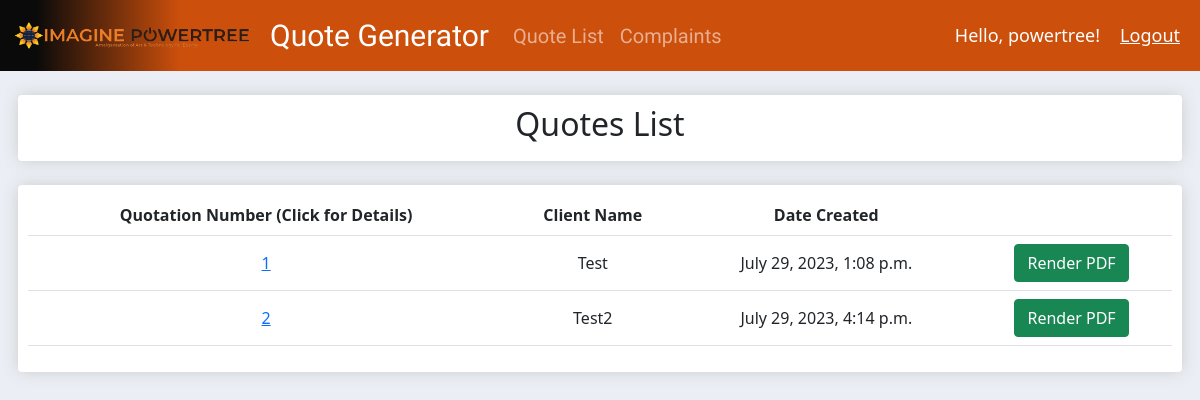
Page /quotelist/ (signed in) on the earlier database version.
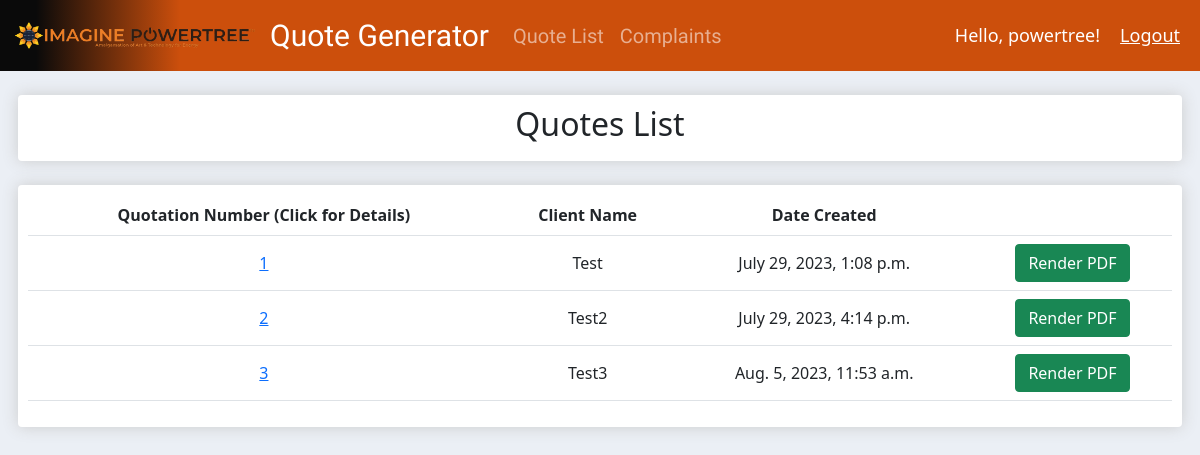
Same page on the later database version.
### quoteform/models.py (models this page shows, shortened)
class QuoteDetails(models.Model):
    TREESYSTEMS = (
        ('Solar Rooftop System', 'Solar Rooftop System'),
        ('Solar Gazebo System', 'Solar Gazebo System'),
        ('Solar Hybrid System', 'Solar Hybrid System'),
    )
    MODULES = (
        ('Mono Bifacial - 330/335/340W', 'Mono Bifacial - 330/335/340W'),
        ('Mono Perc - 535/540/545W', 'Mono Perc - 535/540/545W'),
        ('Poly Crystalline - 535/540/545W', 'Poly Crystalline - 535/540/545W'),
    )
    PANELS = (
        ('Rayzon', 'Rayzon'),
        ('Adani', 'Adani'),
        ('Goldi', 'Goldi'),
        ('Waree', 'Waree'),
        ('Pahal', 'Pahal'),
    )
    INVERTERS = (
        ('KSolare', 'KSolare'),
        ('Solaryaan', 'Solaryaan'),
        ('Solis', 'Solis'),
        ('Polycab', 'Polycab'),
        ('Sofar', 'Sofar'),
        ('Sungrow', 'Sungrow'),
        ('GrowWATT', 'GrowWATT'),
    )
    name = models.CharField(max_length = 500, null = True)
    whatsapp = models.CharField(max_length = 15, null = True)
    location = models.CharField(max_length = 100, null = True)
    email = models.CharField(max_length = 100, null = True, blank = True)
    treesystem = models.TextField(max_length = 50, choices = TREESYSTEMS, default = 'Choose Tree System...')
    capacity = models.IntegerField(null = True)
    module = models.TextField(max_length = 50, choices = MODULES, default = 'Choose Module...')
    panel = MultiSelectField(choices = PANELS, max_choices = 4, max_length = 100)
    inverter = MultiSelectField(choices = INVERTERS, max_choices = 7, max_length = 100)
    price = models.FloatField(null = True)
    discount = models.IntegerField(default = 0, null = True, blank = True)
    additional = models.FloatField(default = 0, null = True, blank = True)
    revision = models.FloatField(null = True)
    created_date = models.DateTimeField(default = timezone.now, null = True)
    revision_date = models.DateTimeField(auto_now_add = True, null = True)

### quoteform/views.py (the view)
# urls.py: path('quotelist/', views.quoteList, name = "quotelist"),
@login_required(login_url = 'login')
def quoteList(request):
    quotes = QuoteDetails.objects.all().order_by('created_date')
    context = {'quotes': quotes}
    return render(request, 'quoteform/quotelist.html', context)

### quoteform/templates/quoteform/quotelist.html
{% extends 'quoteform/base.html' %}
{% block content %}
{% load static %}
{% include 'quoteform/navbar.html' %}
<br>
<div class="row" style="margin-left: 0.5%; margin-right: 0.5%;">
    <div class="col-lg-12">
        <div class="box-element">
            <h2 style="text-align: center;">Quotes List</h2>
        </div>
        <br>
        <div class="box-element" style="text-align: center;">
            <table class="table align-middle">
                <tbody>
                    <tr>
                        <th>Quotation Number (Click for Details)</th>
                        <th>Client Name</th>
                        <th>Date Created</th>
                        <th></th>
                    </tr>
                    {% for quote in quotes %}
                    <tr>
                        <td><a href="{% url 'quotedetail' pk=quote.pk %}">{{quote.id}}</a></td>
                        <td>{{quote.name}}</td>
                        <td>{{quote.created_date}}</td>
                        <td><a style="text-decoration: none; color: white;" href="{% url 'renderpdf' pk=quote.pk %}"><button class="btn btn-success">Render PDF</button></a></td>
                    </tr>
                    {% endfor %}
                </tbody>
            </table>
        </div>
    </div>
</div>
{% endblock %}

Differences in the rows shown:
added QuoteDetails: id "3", name "Test3", created_date "Aug. 5, 2023, 11:53 a.m."
